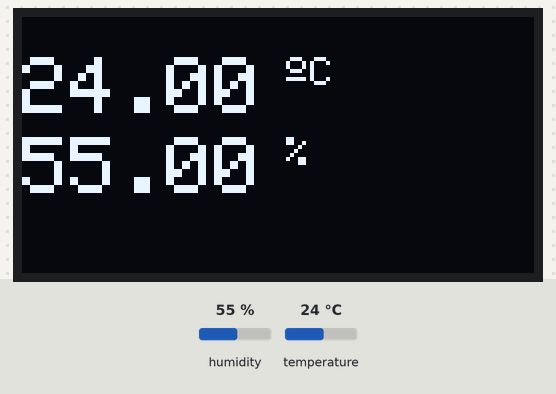
Bench run of a sketch on a simulated ESP8266 (NodeMCU). Shown: 128×64 one-colour display. The inputs (shaded band) are chosen by the test bench; at power-on: humidity 55 %, temperature 24 °C. WiFi joins after 1.5 s; servers stay silent unless stated; uploads are accepted with an empty reply; what the sketch prints to the serial monitor is not drawn.

Above: at 5.2 s.
5.3 s: humidity set to 22 %
At 14.6 s:
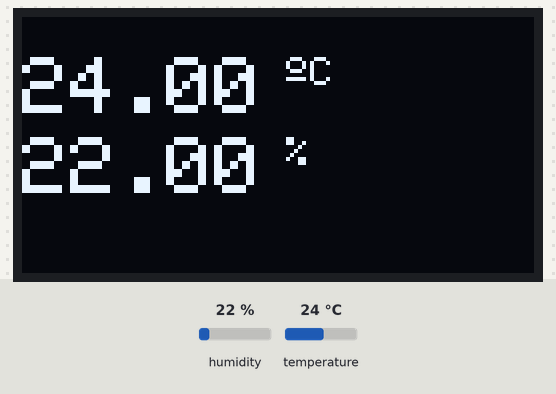
15.7 s: temperature set to 12 °C
At 25.7 s:
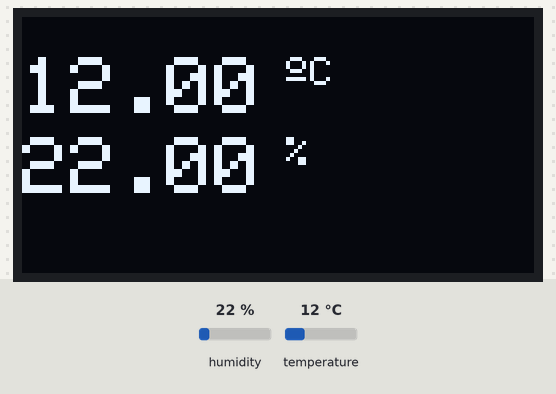
26.0 s: humidity set to 40 %
At 35.9 s:
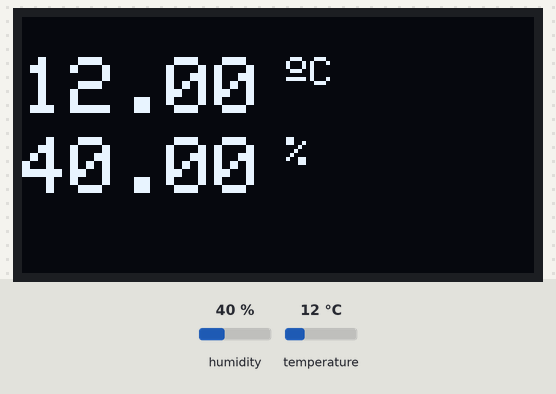
36.2 s: temperature set to 19 °C
At 46.3 s:
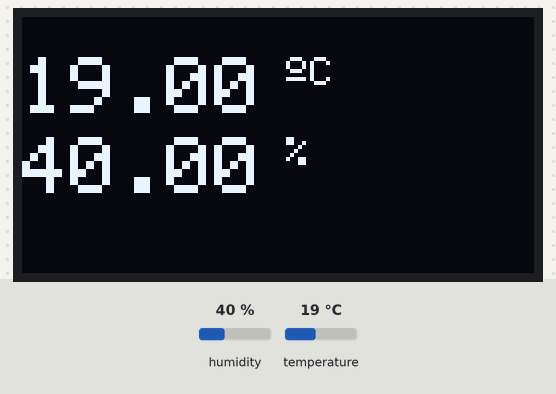
Timing chart, 0 to 47.4 s (numbered marks = the images above; inputs shaded):
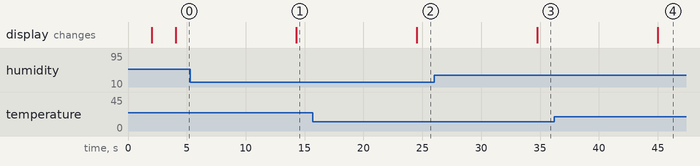

Measured:
- after the input at 5.3 s, the display: changes after 9.0 s (image 1)
- after the input at 15.7 s, the display: changes after 8.8 s (image 2)
- after the input at 26.0 s, the display: changes after 8.8 s (image 3)
- after the input at 36.2 s, the display: changes after 8.8 s (image 4)

The sketch:

2022_02_24.ino
```cpp
// Import required libraries
#include <Arduino.h>
#include <ESP8266WiFi.h>
#include <ESP8266HTTPClient.h>
#include <Adafruit_Sensor.h>
#include <DHT.h>
#include <Wire.h>
#include <Adafruit_GFX.h>
#include <Adafruit_SSD1306.h>
///////////////////////////////////////////////////////////////////////////////
#define SCREEN_WIDTH 128 // OLED display width, in pixels
#define SCREEN_HEIGHT 64 // OLED display height, in pixels

// Declaration for an SSD1306 display connected to I2C (SDA, SCL pins)
Adafruit_SSD1306 display(SCREEN_WIDTH, SCREEN_HEIGHT, &Wire, -1);
///////////////////////////////////////////////////////////////////////////////
// Replace with your network credentials
const char* ssid = "***";
const char* password = "***";

const char* serverName = "http://192.168.1.97/Meteo/postStation.php";
String apiKeyValue = "tPmAT5Ab3j7F9";

#define DHTPIN 2     // Digital pin connected to the DHT sensor

#define DHTTYPE    DHT22     // DHT 22 (AM2302)
DHT dht(DHTPIN, DHTTYPE);

// current temperature & humidity, updated in loop()
float t = 0.0;
float h = 0.0;

// Replaces placeholder with DHT values
//String processor(const String& var){
//  //Serial.println(var);
//  if(var == "TEMPERATURE"){
//    return String(t);
//  }
//  else if(var == "HUMIDITY"){
//    return String(h);
//  }
//  return String();
//}

void setup(){
  // Serial port for debugging purposes
  Serial.begin(115200);
  dht.begin();

  // Connect to Wi-Fi
  WiFi.begin(ssid, password);
  Serial.println("Connecting to WiFi");
  delay(2000);
  if(WiFi.status()== WL_CONNECTED){
    // Print ESP8266 Local IP Address
    Serial.println(WiFi.localIP());
  }

   if(!display.begin(SSD1306_SWITCHCAPVCC, 0x3C))
   { // Address 0x3D for 128x64
    Serial.println(F("SSD1306 allocation failed"));
   }

  delay(2000);
  display.clearDisplay();

}

void loop(){

    float newT = dht.readTemperature();
    // if temperature read failed, don't change t value
    if (isnan(newT)) {
      Serial.println("Failed to read from DHT sensor!");
    }
    else {
      t = newT;
      Serial.println(t);
    }
    // Read Humidity
    float newH = dht.readHumidity();
    // if humidity read failed, don't change h value
    if (isnan(newH)) {
      Serial.println("Failed to read from DHT sensor!");
    }
    else {
      h = newH;
      Serial.println(h);
    }

  displayMeasure(t,h);
  if(WiFi.status()== WL_CONNECTED){
    sendMeasure(t,h);
      }
  else {
    Serial.println("WiFi Disconnected");
  }

  //Send an HTTP POST request every 30 seconds
  delay(10000);

}


void displayMeasure(float T, float H){
  display.clearDisplay();
  display.setTextSize(2);
  display.setTextColor(WHITE);
  display.setCursor(0, 10);
  display.print(String(T));
  display.setTextSize(1);
  display.print(" ");
  display.cp437(true);
  display.write(167);
  display.print("C");
  display.setCursor(0, 30);
  display.setTextSize(2);
  display.print(String(H));
  display.setTextSize(1);
  display.print(" %");
  display.display();
}

void sendMeasure(float T, float H){

//Check WiFi connection status

    WiFiClient client;
    HTTPClient http;

    // Your Domain name with URL path or IP address with path
    http.begin(client, serverName);

    // Specify content-type header
    http.addHeader("Content-Type", "application/x-www-form-urlencoded");

    // Prepare your HTTP POST request data
    String httpRequestData = "api_key=" + apiKeyValue + "&temperature=" + String(T)
                          + "&humidite=" + String(H) + "&piece=" + "Salon"
                          + "";
    Serial.print("httpRequestData: ");
    Serial.println(httpRequestData);

    // Send HTTP POST request
    int httpResponseCode = http.POST(httpRequestData);

    if (httpResponseCode>0) {
      Serial.print("HTTP Response code: ");
      Serial.println(httpResponseCode);
    }
    else {
      Serial.print("Error code: ");
      Serial.println(httpResponseCode);
    }
    // Free resources
    http.end();

}
```
